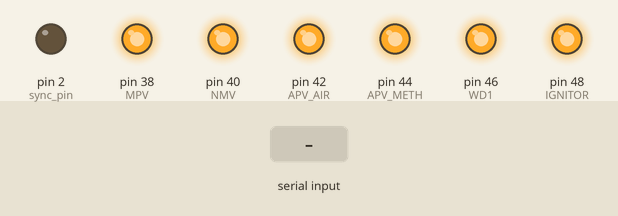
Simulated run of this sketch. Board: Arduino Mega 2560, built with avr-gcc and run on an emulated ATmega2560. Parts: output pins drawn as LEDs (lit = HIGH). Inputs (shaded band) come from the test bench. What the sketch prints to the serial monitor is not drawn.

Above: at 0.9 s.
1.0 s: "CLOSE MPV\n" received over Serial
At 1.5 s:
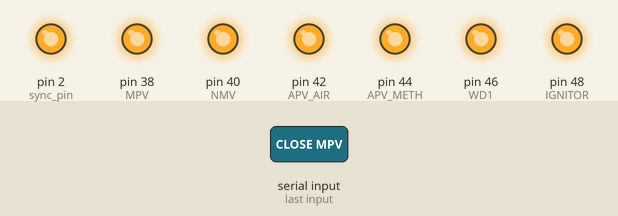
2.6 s: "OPEN APV_AIR\n" received over Serial
4.1 s: "OPEN NMV\n" received over Serial
At 5.3 s:
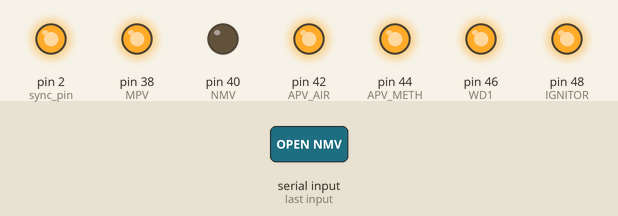
6.1 s: "OPEN APV_METH\n" received over Serial
At 6.8 s:
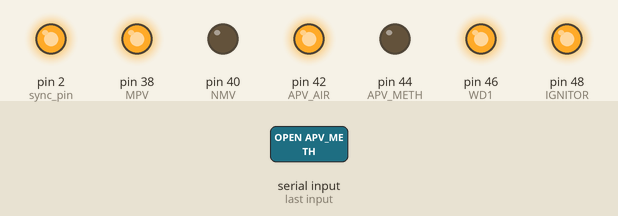
7.6 s: "CLOSE NMV\n" received over Serial
At 7.9 s:
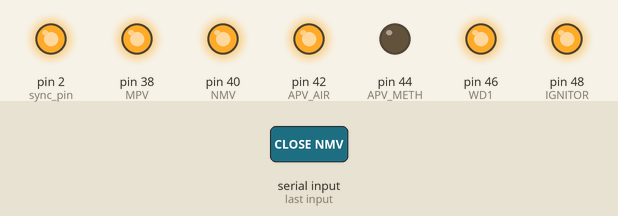
9.1 s: "CLOSE MPV\n" received over Serial
At 10.2 s:
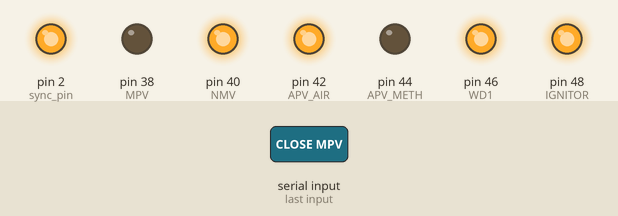
Timing chart, 0 to 11.6 s (numbered marks = the images above; inputs shaded):
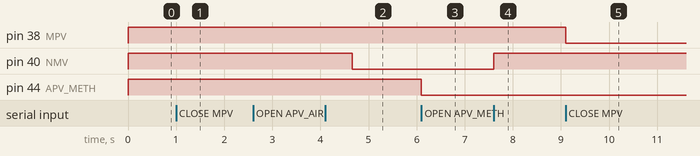

The sketch:

Leaky_v1_HOTFIRE_6-25.ino
```cpp
/*  Leaky v0.3
 *
 *  NOTE: WILL NOT WORK WITHOUT THE MODIFIED MAX31856 LIBRARY
 *  This is the prototype code to be used for the Leaky Faucet Engine
 *
*/

//Includes and Defines--------------------------------------------------------

//Defining pins
const byte IGNITOR = 48;	//Ignitor
const byte WD1 = 46;		//Water deluge pins
const byte APV_AIR = 42;	//Air pneumatic valve pins
const byte APV_METH = 44;
const byte NMV = 40;		//Nitrogen main valve
const byte MPV = 38;		//Methanol purge valve

const byte sync_pin = 2;

#include <Q2HX711.h>
#include "Countdown.h"
#include "Firing.h"

//Functions-------------------------------------------------------------------
//void readLoadCells();
void waitForOn();
void safingSequence();

//Load Cells Info -------------------------------------------------------------
const int numLoadCells = 1;
const int DATA[] = { 43, 49, 45, 47 };
const int CLK_LC = 41;

float loadCellTransformationsA[] = { 1, 1, 1, 1 }; //Load Cell transformations. y = ax+b. Change a and b values based on calibrator data
float loadCellTransformationsB[] = { 0, 0, 0, 0 };
float loadCellData;


//Q2HX711 loadCells[] = {Q2HX711(DATA[0], CLK_LC)
                      //,Q2HX711(DATA[1], CLK_LC)
                      //,Q2HX711(DATA[2], CLK_LC)
                      //,Q2HX711(DATA[3], CLK_LC)
                     // };

// Other variables
bool aborted = false;

Countdown countdown(60);
Firing firingSequence;

//Main Code-------------------------------------------------------------------
//Setup-----------------------------------------------------------------------
void setup() {
	Serial.begin(115200);
	Serial.println("Setup Initialized");
	solenoidInit();
  pinMode(sync_pin, OUTPUT);
  digitalWrite(sync_pin, LOW);

	waitForOn();
}

void loop() {
	//Abort the test if "A" is entered
	if (Serial.read() == 65) {
		countdown.Stop();
		firingSequence.Stop();
		aborted = true;

		Serial.println("TEST ABORTED");
		Serial.println("SYSTEM SAFED");
		Serial.println("YOU MAY NOW INPUT COMMANDS\n");
	}

	countdown.Update();

	if (countdown.IsDone()) {
		if (!firingSequence.IsStarted()) {
			firingSequence.Start();
		}

		firingSequence.Update();

		if (firingSequence.IsDone()) {
			safingSequence();
		}
	}

	if (aborted) {
		abortSequence();
	}

	output();
}

/*
void readLoadCells() {
	for (int i = 0; i < numLoadCells; i++) {
		//loadCellData = loadCells[i].read() * loadCellTransformationsA[i] + loadCellTransformationsB[i];
		loadCellData = loadCells[i].read();
		Serial.print(loadCellData);
		Serial.print(",");
	}
}
*/
//SYSTEM FUNCTIONS=================================================================

//Setup the output pins for the solenoids before any testing begins
void solenoidInit() {
	pinMode(WD1, OUTPUT);
	pinMode(APV_AIR, OUTPUT);
	pinMode(APV_METH, OUTPUT);
	pinMode(NMV, OUTPUT);
	pinMode(MPV, OUTPUT);
  pinMode(IGNITOR, OUTPUT);

	digitalWrite(APV_AIR, HIGH); //The relay is, for whatever reason, closed when off
	digitalWrite(APV_METH, HIGH); //litrally makes no sense to me but whatever
	digitalWrite(NMV, HIGH); //LOW = ON/RELAY POWERED
	digitalWrite(MPV, HIGH); //HIGH = OFF/RELAY UNPOWERED
	digitalWrite(WD1, HIGH);
  digitalWrite(IGNITOR, HIGH);
}

//while loop that begins the countdown when you send something in the serial port
void waitForOn() {
	Serial.println("WAITING TO START");
	Serial.println("S: START TEST");
	Serial.println("A: ABORT TEST");

	while (true) {
		if (Serial.available() > 0) {
			int command = Serial.read();
			if (command == 83) {
				Serial.println("COUNTDOWN START -------------");
				delay(20);
				Serial.println("COUNTDOWN START -------------");
				delay(20);
				Serial.println("COUNTDOWN START -------------");
				Serial.println("LC1, LC2, LC3, LC4, Countdown");

				digitalWrite(sync_pin, HIGH);
				countdown.Start();
				return;
			}
			else if (command == 65) {
				Serial.println("TEST ABORTED");
				Serial.println("SYSTEM SAFED");
				Serial.println("YOU MAY NOW INPUT COMMANDS\n");
        solenoidInit(); //de-energizes all solenoids
				aborted = true;
				return;
			}
			else {
				Serial.println("INVALID COMMAND");
			}
		}

		//readLoadCells();
		delay(50);
	}
}

//Stuff to display in the serial to reduce clutter
void output() {
	//readLoadCells();
	Serial.println(countdown.GetCount());
}

//Just says that the system is safed
void safingSequence() {
	Serial.println("SYSTEM SAFED");
	delay(200);
}

//Abort the test and allow commands from the serial
void abortSequence() {
	String command;

	delay(1000);
	Serial.println("**SYNTAX EX. OPEN MPV OR COMMAND VALVE**\n");
	Serial.println("---------- VALID COMMANDS ----------");
	Serial.println("OPEN: CAUSES SPECIFIED VALVE TO OPEN");
	Serial.println("CLOSE: CAUSES SPECIFIED VALVE TO CLOSE\n");
	Serial.println("---------- LIST OF VALVES ----------");
	Serial.println("MPV: METHANOL PURGE VALVE");
	Serial.println("MTAV: METHANOL AFT VALVE");
	Serial.println("NMV: NITROGEN MAIN VALVE");
	Serial.println("APV_AIR: AIR PNEUMATIC VALVE - AIR");
	Serial.println("APV_METH: AIR PNEUMATIC VALVE - METHANOL\n");

	while (true) {
		if (Serial.available() > 0) {
			command = Serial.readStringUntil('\n');
			break;
		}
	}

	if (command.equals("OPEN MPV")) {
		digitalWrite(MPV, HIGH);
		Serial.println("METHANOL PURGE VALVE OPENED");
	}
	if (command.equals("CLOSE MPV")) {
		digitalWrite(MPV, LOW);
		Serial.println("METHANOL PURGE VALVE CLOSED");
	}
	if (command.equals("OPEN NMV")) {
		digitalWrite(NMV, LOW);
		Serial.println("NITROGEN MAIN VALVE OPENED");
	}
	if (command.equals("CLOSE NMV")) {
		digitalWrite(NMV, HIGH);
		Serial.println("NITROGEN MAIN VALVE CLOSED");
	}
	if (command.equals("OPEN APV_AIR")) {
		digitalWrite(APV_AIR, LOW);
		Serial.println("AIR PNEUMATIC VALVE - AIR OPENED");
	}
	if (command.equals("CLOSE APV_AIR")) {
		digitalWrite(APV_AIR, HIGH);
		Serial.println("AIR PNEUMATIC VALVE - AIR CLOSED");
	}
	if (command.equals("OPEN APV_METH")) {
		digitalWrite(APV_METH, LOW);
		Serial.println("AIR PNEUMATIC VALVE - METHANOL OPENED");
	}
	if (command.equals("CLOSE APV_METH")) {
		digitalWrite(APV_METH, HIGH);
		Serial.println("AIR PNEUMATIC VALVE - METHANOL CLOSED");
	}
	if (command.equals("CLOSE WD1")) {
		digitalWrite(WD1, HIGH);
		Serial.println("WD1 CLOSED");
	}
	if (command.equals("OPEN WD1")) {
		digitalWrite(WD1, LOW);
		Serial.println("WD1 OPENED");
	}
	if (command.equals("IGN")) {
		digitalWrite(IGNITOR, LOW);
		Serial.println("IGNITOR ON");
	}
	if (command.equals("NGI")) {
		digitalWrite(IGNITOR, HIGH);
		Serial.println("IGNITOR OFF");
	}

	Serial.println();
}
```

Countdown.h
```cpp
#pragma once

class Countdown {
public:
	Countdown(int count);
	void Reset(int count);
	void Update();

	void Start();
	void Stop();
	bool IsDone() const;
  int GetCount() const;

private:
	int count;
	bool running;
	unsigned long previous_millis;
};

Countdown::Countdown(int count) : count(count) {
	running = false;
	previous_millis = 0;
}

void Countdown::Reset(int count) {
	this->count = count;
	running = false;
	previous_millis = 0;
}

void Countdown::Update() {
	if (running && count > 0) {
		unsigned long current_millis = millis();

		if (current_millis - previous_millis > 999) {
			count--;
			previous_millis = current_millis;
		}

		if (count == 35) {
			digitalWrite(MPV, LOW);
			Serial.println(" MPV: ENERGIZED ");
		}
		else if (count == 30) {
			digitalWrite(NMV, LOW);
			Serial.println(" NMV: ENERGIZED ");
		}
		else if (count == 5) {
			digitalWrite(WD1, LOW);
			//digitalWrite(WD2, LOW);
			Serial.println(" WATER DELUGE ACTIVATED ");
		}
	}
}

void Countdown::Start() {
	running = true;
	previous_millis = millis();
}

void Countdown::Stop() {
	running = false;
}

bool Countdown::IsDone() const {
	return count == 0 && running;
}

int Countdown::GetCount() const {
  return count;
}
```

Firing.h
```cpp
#pragma once

class Firing {
public:
	Firing();
	void Update();

	void Start();
	void Stop();
	bool IsDone() const;
	bool IsStarted() const;

private:
	unsigned long previous_millis;
	bool done, started;
	int stage;
};

Firing::Firing() {
	previous_millis = 0;
	done = false;
	started = false;
	stage = 0;
}

void Firing::Update() {
	if (!done) {
		unsigned long current_millis = millis();

		//stage switch (firing sequence)
		//case 0: open nitrogen valve (confirm LOW = open)
		//case 1: open methanol air pneumatic valve (confirm LOW = open)
		//case 2: close methanol air pneumatic valve (confirm HIGH = closed)
		//case 3: open methanol purge valve (confirm HIGH = open) AND close nitrogen main valve (confirm HIGH = closed)
		//case 4: confirm test has ended AND triggers safing

		switch (stage) {
		case 0:
			digitalWrite(APV_METH, LOW);
			Serial.println(" METHANOL APV: ENERGIZED ");
			stage++;
			break;
		case 1:
			if (current_millis - previous_millis > 5800) { //Remmebr to change that number if necessary
				digitalWrite(APV_AIR, LOW);
				Serial.println(" AIR APV: ENERGIZED");
				digitalWrite(IGNITOR, LOW);
				Serial.println(" IGNITION ");
				stage++;
			}
			break;
    case 2:
      if (current_millis - previous_millis > 6300) {
        digitalWrite(APV_METH, HIGH);
        Serial.println(" METHANOL APV: DE-ENERGIZED ");
        stage++;
      }

		case 3:
			if (current_millis - previous_millis > 6550) {
				digitalWrite(APV_AIR, HIGH);
				Serial.println(" METHANOL APV: DE-ENERGIZED ");
				stage++;
			}
			break;
		case 4:
			if (current_millis - previous_millis > 9000) {
				digitalWrite(MPV, HIGH);
				Serial.println(" MPV: DE-ENERGIZED ");
				digitalWrite(WD1, HIGH);
        digitalWrite(IGNITOR, HIGH);
				//digitalWrite(WD2, HIGH);
				Serial.println(" WATER DELUGE DE-ACTIVATED ");
				stage++;
			}
			break;
		case 5:
			if (current_millis - previous_millis > 11000) {
				digitalWrite(NMV, HIGH);

				Serial.println(" NMV: DE-ENERGIZED ");
				stage++;
			}
     break;
		case 6:
			if (current_millis - previous_millis > 11100) {
				Serial.print(" TEST END ");
				done = true;
			}
			break;
		}
	}
}

void Firing::Start() {
	done = false;
	started = true;
	previous_millis = millis();
	stage = 0;
}

void Firing::Stop() {
	done = true;
	started = false;
}

bool Firing::IsDone() const {
	return done;
}

bool Firing::IsStarted() const {
  return started;
}
```

Measured:
- after the input at 1.0 s, pin 2 (sync_pin): LOW → HIGH after 0.19 s
- after the input at 4.1 s, pin 40 (NMV): HIGH → LOW after 0.56 s
- after the input at 6.1 s, pin 44 (APV_METH): HIGH → LOW at once
- after the input at 7.6 s, pin 40 (NMV): LOW → HIGH at once
- after the input at 9.1 s, pin 38 (MPV): HIGH → LOW at once
